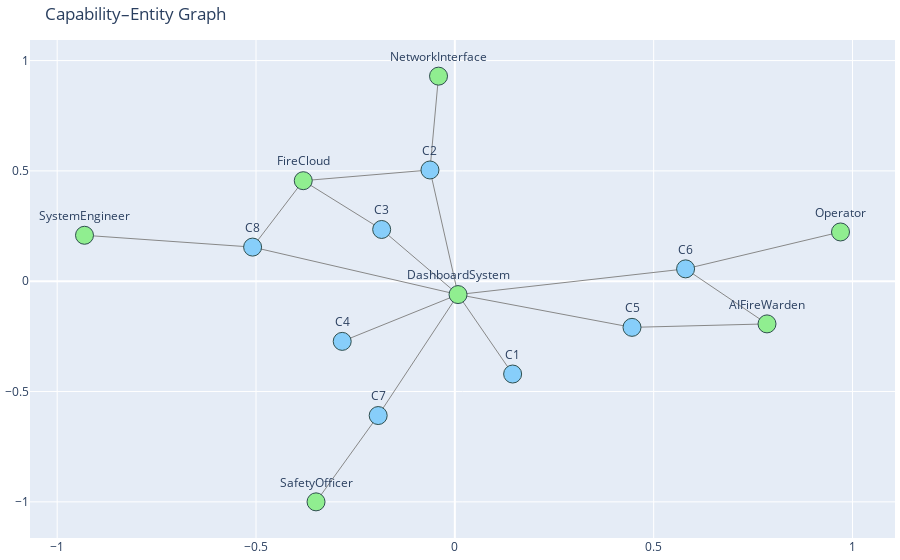

The notebook cell saved with this chart:
### Code cell
# ==========================================
# Cell 3: Capability → Entity Graph
# ==========================================
ent_path = repo_root / 'build' / 'results' / 'mission-control' / 'entities.json'
if not ent_path.exists():
    raise FileNotFoundError(f"Entities file not found at {ent_path} (repo_root={repo_root})")

with ent_path.open() as f:
    data = json.load(f)

bindings = data.get('results', {}).get('bindings', [])
nodes = {}
edges = set()

for b in bindings:
    cap_uri = b.get('capabilityURI', {}).get('value')
    cap_desc = b.get('capabilityDescription', {}).get('value')
    ent_uri = b.get('entityURI', {}).get('value')
    ent_desc = b.get('entityDescription', {}).get('value')

    cap_name = short_from_uri(cap_uri)
    ent_name = short_from_uri(ent_uri)

    if cap_name:
        if cap_name not in nodes:
            nodes[cap_name] = cap_desc
    if ent_name:
        if ent_name not in nodes:
            nodes[ent_name] = ent_desc
    if cap_name and ent_name:
        edges.add((cap_name, ent_name))

G_entities = nx.Graph()
for n, d in nodes.items():
    G_entities.add_node(n, description=d)
for a, b in edges:
    G_entities.add_edge(a, b)

pos = nx.spring_layout(G_entities, seed=42)

# --- Build edge trace ---
edge_x, edge_y = [], []
for u, v in G_entities.edges():
    x0, y0 = pos[u]
    x1, y1 = pos[v]
    edge_x.extend([x0, x1, None])
    edge_y.extend([y0, y1, None])

edge_trace = go.Scatter(
    x=edge_x, y=edge_y, mode='lines',
    line=dict(width=1, color='#888'),
    hoverinfo='none'
)

# --- Build node trace ---
node_x, node_y, hover_text, labels, node_colors = [], [], [], [], []
for n in G_entities.nodes():
    x, y = pos[n]
    node_x.append(x)
    node_y.append(y)
    desc = G_entities.nodes[n].get('description') or ''
    hover_text.append(f"{n}<br>{desc}")
    labels.append(n)
    
    # Color-code: capabilities (C prefix) = lightblue, entities (others) = lightgreen
    if n.startswith('C') and n[1:].isdigit():  # e.g., C1, C2, C3...
        node_colors.append('LightSkyBlue')
    else:  # entity names like SafetyOfficer, FireDrone, etc.
        node_colors.append('LightGreen')

node_trace = go.Scatter(
    x=node_x, y=node_y,
    mode='markers+text',
    text=labels,
    textposition='top center',
    hovertext=hover_text,
    hoverinfo='text',
    marker=dict(size=18, color=node_colors, line=dict(width=1, color='DarkSlateGrey'))
)

fig_entities = go.Figure(
    data=[edge_trace, node_trace],
    layout=go.Layout(
        title='Capability–Entity Graph',
        showlegend=False,
        hovermode='closest',
        margin=dict(b=20, l=5, r=5, t=40)
    )
)

fig_entities.show()

### Figure 1 — Plotly figure (JSON) as saved in the notebook; plotly's stock layout.template omitted (floating-point values rounded to 4 significant figures)
{"data": [{"hoverinfo": "none", "line": {"color": "#888", "width": 1}, "mode": "lines", "type": "scatter", "x": [-0.5086, -0.3812, null, -0.5086, 0.008041, null, -0.5086, -0.9313, null, 0.008041, 0.5802, null, 0.008041, -0.2832, null, 0.008041, -0.06258, null, 0.008041, 0.4455, null, 0.008041, 0.1453, null, 0.008041, -0.184, null, 0.008041, -0.1928, null, -0.3812, -0.06258, null, -0.3812, -0.184, null, -0.06258, -0.04105, null, -0.1928, -0.3491, null, 0.4455, 0.785, null, 0.785, 0.5802, null, 0.5802, 0.9698, null], "y": [0.1546, 0.4556, null, 0.1546, -0.06056, null, 0.1546, 0.2082, null, -0.06056, 0.0559, null, -0.06056, -0.2727, null, -0.06056, 0.5041, null, -0.06056, -0.2092, null, -0.06056, -0.4207, null, -0.06056, 0.2345, null, -0.06056, -0.6088, null, 0.4556, 0.5041, null, 0.4556, 0.2345, null, 0.5041, 0.9294, null, -0.6088, -1, null, -0.2092, -0.1935, null, -0.1935, 0.0559, null, 0.0559, 0.2232, null]}, {"hoverinfo": "text", "hovertext": ["C8<br>Integrate Fire Cloud telemetry for environment and drone data.", "DashboardSystem<br>The Mission Control Dashboard software system.", "SystemEngineer<br>Responsible for ensuring system reliability and integration with Fire Cloud and AI Warden.", "FireCloud<br>External service providing fire, drone, and satellite telemetry.", "C2<br>Constantly fetch live fire and drone updates.", "NetworkInterface<br>Handles data synchronization between dashboard and cloud services.", "C3<br>Fetch and visualize new notifications.", "C7<br>Display critical alerts by severity with acknowledgment function.", "SafetyOfficer<br>Ensures alerts, communications, and responses comply with safety protocols.", "C5<br>Enable chat-like interface for AI Warden communication.", "AIFireWarden<br>Autonomous AI agent capable of monitoring and suggesting fire management actions.", "C6<br>Permit human approval of AI-generated tasks.", "Operator<br>Tele-operator or control-room staff monitoring and directing fire containment operations.", "C4<br>Allow adjustment of dashboard color schemes and layouts.", "C1<br>Enable view of fire state from specific time points."], "marker": {"color": ["LightSkyBlue", "LightGreen", "LightGreen", "LightGreen", "LightSkyBlue", "LightGreen", "LightSkyBlue", "LightSkyBlue", "LightGreen", "LightSkyBlue", "LightGreen", "LightSkyBlue", "LightGreen", "LightSkyBlue", "LightSkyBlue"], "line": {"color": "DarkSlateGrey", "width": 1}, "size": 18}, "mode": "markers+text", "text": ["C8", "DashboardSystem", "SystemEngineer", "FireCloud", "C2", "NetworkInterface", "C3", "C7", "SafetyOfficer", "C5", "AIFireWarden", "C6", "Operator", "C4", "C1"], "textposition": "top center", "type": "scatter", "x": [-0.5086, 0.008041, -0.9313, -0.3812, -0.06258, -0.04105, -0.184, -0.1928, -0.3491, 0.4455, 0.785, 0.5802, 0.9698, -0.2832, 0.1453], "y": [0.1546, -0.06056, 0.2082, 0.4556, 0.5041, 0.9294, 0.2345, -0.6088, -1, -0.2092, -0.1935, 0.0559, 0.2232, -0.2727, -0.4207]}], "layout": {"hovermode": "closest", "margin": {"b": 20, "l": 5, "r": 5, "t": 40}, "showlegend": false, "title": {"text": "Capability–Entity Graph"}}}
